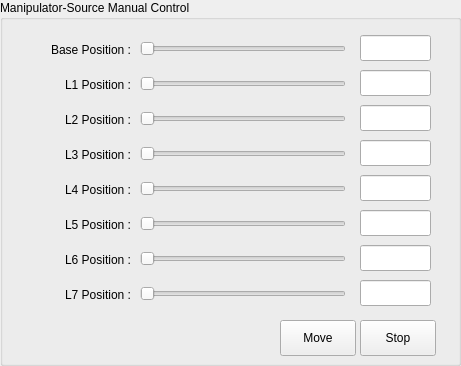
   <widget class="QGroupBox" name="groupBox_4">
    <property name="geometry">
     <rect>
      <x>890</x>
      <y>50</y>
      <width>461</width>
      <height>366</height>
     </rect>
    </property>
    <property name="title">
     <string>Manipulator-Source Manual Control</string>
    </property>
    <widget class="QSlider" name="slider_source_base_pos">
     <property name="geometry">
      <rect>
       <x>140</x>
       <y>38</y>
       <width>206</width>
       <height>22</height>
      </rect>
     </property>
     <property name="orientation">
      <enum>Qt::Horizontal</enum>
     </property>
    </widget>
    <widget class="QLineEdit" name="edit_source_base_pos">
     <property name="geometry">
      <rect>
       <x>360</x>
       <y>35</y>
       <width>71</width>
       <height>26</height>
      </rect>
     </property>
    </widget>
    <widget class="QLabel" name="label_9">
     <property name="geometry">
      <rect>
       <x>10</x>
       <y>39</y>
       <width>121</width>
       <height>21</height>
      </rect>
     </property>
     <property name="text">
      <string>Base Position :</string>
     </property>
     <property name="alignment">
      <set>Qt::AlignRight|Qt::AlignTrailing|Qt::AlignVCenter</set>
     </property>
    </widget>
    <widget class="QLineEdit" name="edit_source_base_pos_2">
     <property name="geometry">
      <rect>
       <x>360</x>
       <y>70</y>
       <width>71</width>
       <height>26</height>
      </rect>
     </property>
    </widget>
    <widget class="QLabel" name="label_10">
     <property name="geometry">
      <rect>
       <x>10</x>
       <y>74</y>
       <width>121</width>
       <height>21</height>
      </rect>
     </property>
     <property name="text">
      <string>L1 Position :</string>
     </property>
     <property name="alignment">
      <set>Qt::AlignRight|Qt::AlignTrailing|Qt::AlignVCenter</set>
     </property>
    </widget>
    <widget class="QSlider" name="slider_source_base_pos_2">
     <property name="geometry">
      <rect>
       <x>140</x>
       <y>73</y>
       <width>206</width>
       <height>22</height>
      </rect>
     </property>
     <property name="orientation">
      <enum>Qt::Horizontal</enum>
     </property>
    </widget>
    <widget class="QSlider" name="slider_source_base_pos_3">
     <property name="geometry">
      <rect>
       <x>140</x>
       <y>108</y>
       <width>206</width>
       <height>22</height>
      </rect>
     </property>
     <property name="orientation">
      <enum>Qt::Horizontal</enum>
     </property>
    </widget>
    <widget class="QLineEdit" name="edit_source_base_pos_3">
     <property name="geometry">
      <rect>
       <x>360</x>
       <y>105</y>
       <width>71</width>
       <height>26</height>
      </rect>
     </property>
    </widget>
    <widget class="QLabel" name="label_14">
     <property name="geometry">
      <rect>
       <x>10</x>
       <y>109</y>
       <width>121</width>
       <height>21</height>
      </rect>
     </property>
     <property name="text">
      <string>L2 Position :</string>
     </property>
     <property name="alignment">
      <set>Qt::AlignRight|Qt::AlignTrailing|Qt::AlignVCenter</set>
     </property>
    </widget>
    <widget class="QSlider" name="slider_source_base_pos_4">
     <property name="geometry">
      <rect>
       <x>140</x>
       <y>143</y>
       <width>206</width>
       <height>22</height>
      </rect>
     </property>
     <property name="orientation">
      <enum>Qt::Horizontal</enum>
     </property>
    </widget>
    <widget class="QLabel" name="label_21">
     <property name="geometry">
      <rect>
       <x>10</x>
       <y>144</y>
       <width>121</width>
       <height>21</height>
      </rect>
     </property>
     <property name="text">
      <string>L3 Position :</string>
     </property>
     <property name="alignment">
      <set>Qt::AlignRight|Qt::AlignTrailing|Qt::AlignVCenter</set>
     </property>
    </widget>
    <widget class="QLineEdit" name="edit_source_base_pos_4">
     <property name="geometry">
      <rect>
       <x>360</x>
       <y>140</y>
       <width>71</width>
       <height>26</height>
      </rect>
     </property>
    </widget>
    <widget class="QSlider" name="slider_source_base_pos_5">
     <property name="geometry">
      <rect>
       <x>140</x>
       <y>178</y>
       <width>206</width>
       <height>22</height>
      </rect>
     </property>
     <property name="orientation">
      <enum>Qt::Horizontal</enum>
     </property>
    </widget>
    <widget class="QLineEdit" name="edit_source_base_pos_5">
     <property name="geometry">
      <rect>
       <x>360</x>
       <y>175</y>
       <width>71</width>
       <height>26</height>
      </rect>
     </property>
    </widget>
    <widget class="QLabel" name="label_22">
     <property name="geometry">
      <rect>
       <x>10</x>
       <y>179</y>
       <width>121</width>
       <height>21</height>
      </rect>
     </property>
     <property name="text">
      <string>L4 Position :</string>
     </property>
     <property name="alignment">
      <set>Qt::AlignRight|Qt::AlignTrailing|Qt::AlignVCenter</set>
     </property>
    </widget>
    <widget class="QLabel" name="label_23">
     <property name="geometry">
      <rect>
       <x>10</x>
       <y>214</y>
       <width>121</width>
       <height>21</height>
      </rect>
     </property>
     <property name="text">
      <string>L5 Position :</string>
     </property>
     <property name="alignment">
      <set>Qt::AlignRight|Qt::AlignTrailing|Qt::AlignVCenter</set>
     </property>
    </widget>
    <widget class="QSlider" name="slider_source_base_pos_6">
     <property name="geometry">
      <rect>
       <x>140</x>
       <y>213</y>
       <width>206</width>
       <height>22</height>
      </rect>
     </property>
     <property name="orientation">
      <enum>Qt::Horizontal</enum>
     </property>
    </widget>
    <widget class="QLineEdit" name="edit_source_base_pos_6">
     <property name="geometry">
      <rect>
       <x>360</x>
       <y>210</y>
       <width>71</width>
       <height>26</height>
      </rect>
     </property>
    </widget>
    <widget class="QLabel" name="label_24">
     <property name="geometry">
      <rect>
       <x>10</x>
       <y>249</y>
       <width>121</width>
       <height>21</height>
      </rect>
     </property>
     <property name="text">
      <string>L6 Position :</string>
     </property>
     <property name="alignment">
      <set>Qt::AlignRight|Qt::AlignTrailing|Qt::AlignVCenter</set>
     </property>
    </widget>
    <widget class="QLineEdit" name="edit_source_base_pos_7">
     <property name="geometry">
      <rect>
       <x>360</x>
       <y>245</y>
       <width>71</width>
       <height>26</height>
      </rect>
     </property>
    </widget>
    <widget class="QSlider" name="slider_source_base_pos_7">
     <property name="geometry">
      <rect>
       <x>140</x>
       <y>248</y>
       <width>206</width>
       <height>22</height>
      </rect>
     </property>
     <property name="orientation">
      <enum>Qt::Horizontal</enum>
     </property>
    </widget>
    <widget class="QLineEdit" name="edit_source_base_pos_8">
     <property name="geometry">
      <rect>
       <x>360</x>
       <y>280</y>
       <width>71</width>
       <height>26</height>
      </rect>
     </property>
    </widget>
    <widget class="QLabel" name="label_25">
     <property name="geometry">
      <rect>
       <x>10</x>
       <y>284</y>
       <width>121</width>
       <height>21</height>
      </rect>
     </property>
     <property name="text">
      <string>L7 Position :</string>
     </property>
     <property name="alignment">
      <set>Qt::AlignRight|Qt::AlignTrailing|Qt::AlignVCenter</set>
     </property>
    </widget>
    <widget class="QSlider" name="slider_source_base_pos_8">
     <property name="geometry">
      <rect>
       <x>140</x>
       <y>283</y>
       <width>206</width>
       <height>22</height>
      </rect>
     </property>
     <property name="orientation">
      <enum>Qt::Horizontal</enum>
     </property>
    </widget>
    <widget class="QPushButton" name="btn_robot_source_move">
     <property name="geometry">
      <rect>
       <x>280</x>
       <y>320</y>
       <width>76</width>
       <height>36</height>
      </rect>
     </property>
     <property name="text">
      <string>Move</string>
     </property>
    </widget>
    <widget class="QPushButton" name="btn_robot_source_stop">
     <property name="geometry">
      <rect>
       <x>360</x>
       <y>320</y>
       <width>76</width>
       <height>36</height>
      </rect>
     </property>
     <property name="text">
      <string>Stop</string>
     </property>
    </widget>
   </widget>
